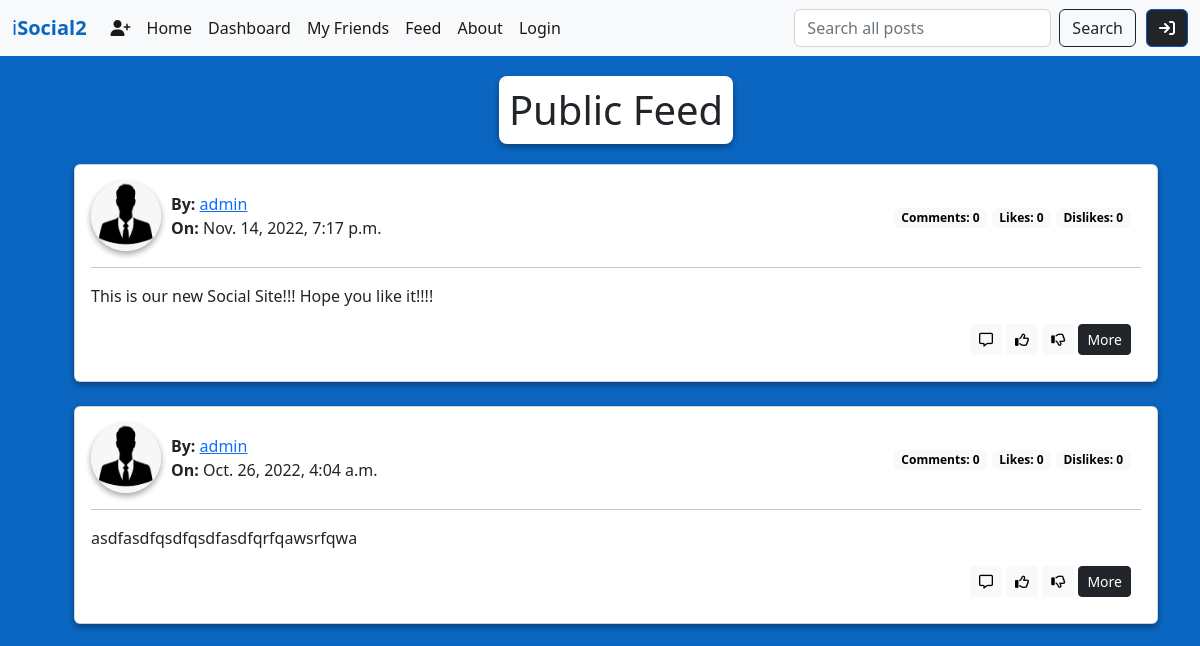
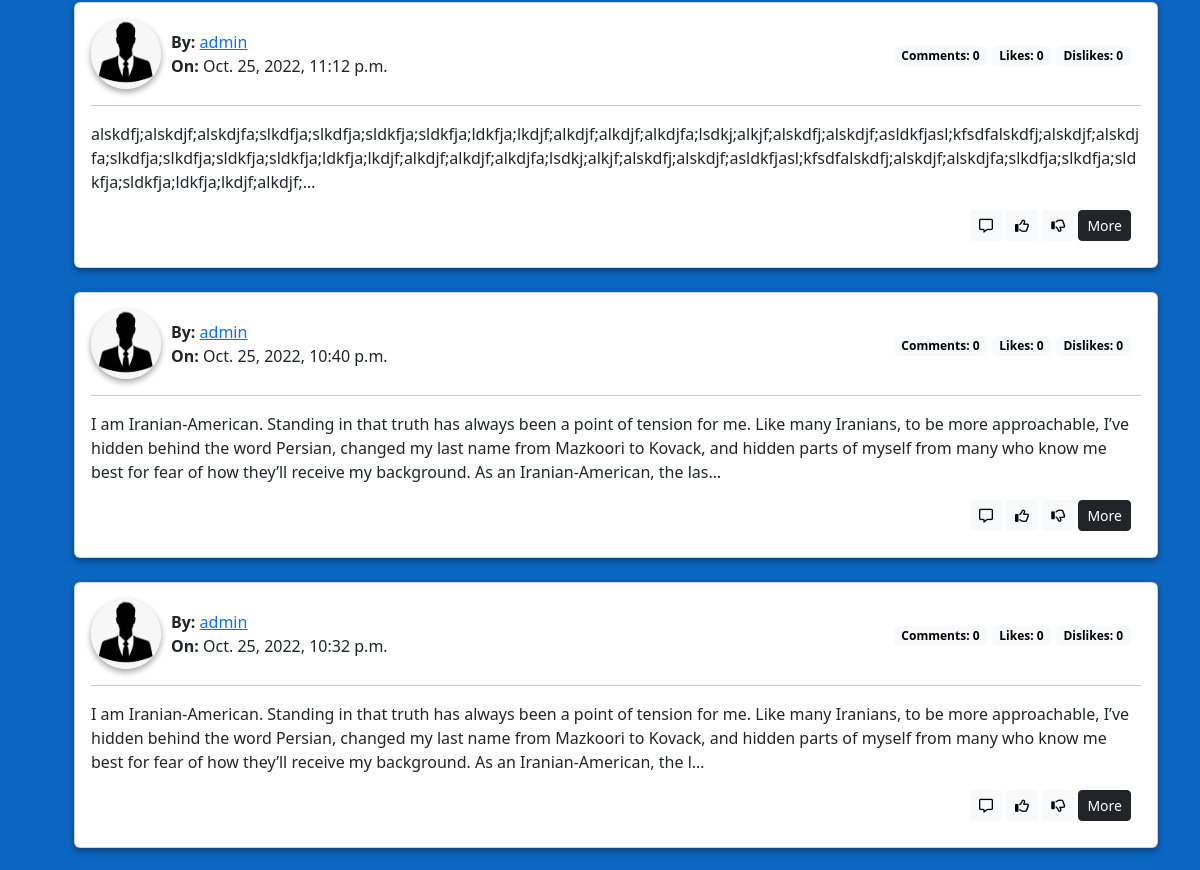
The app's page /posts/ (upper part), older data (2 pictures, top to bottom).
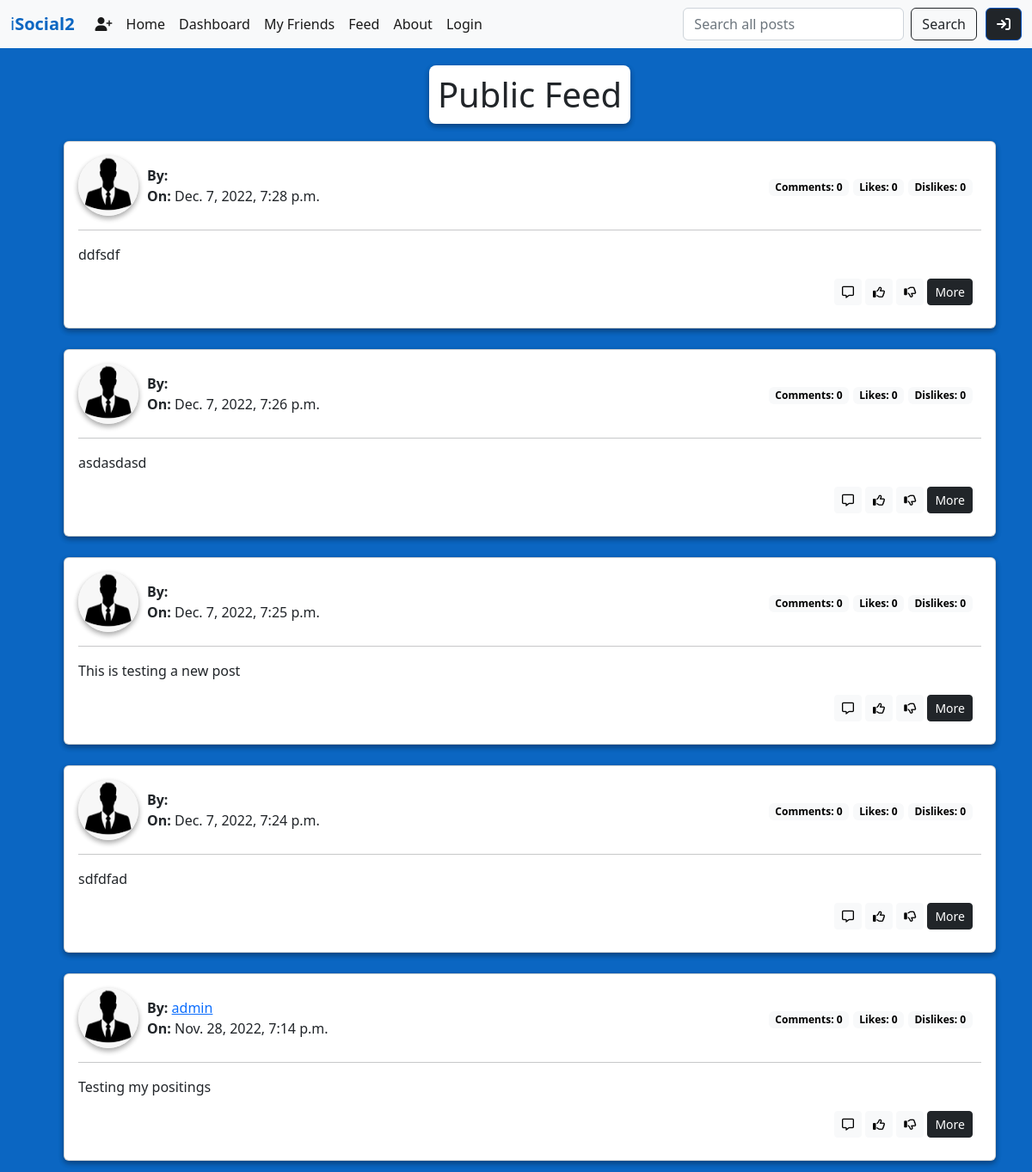
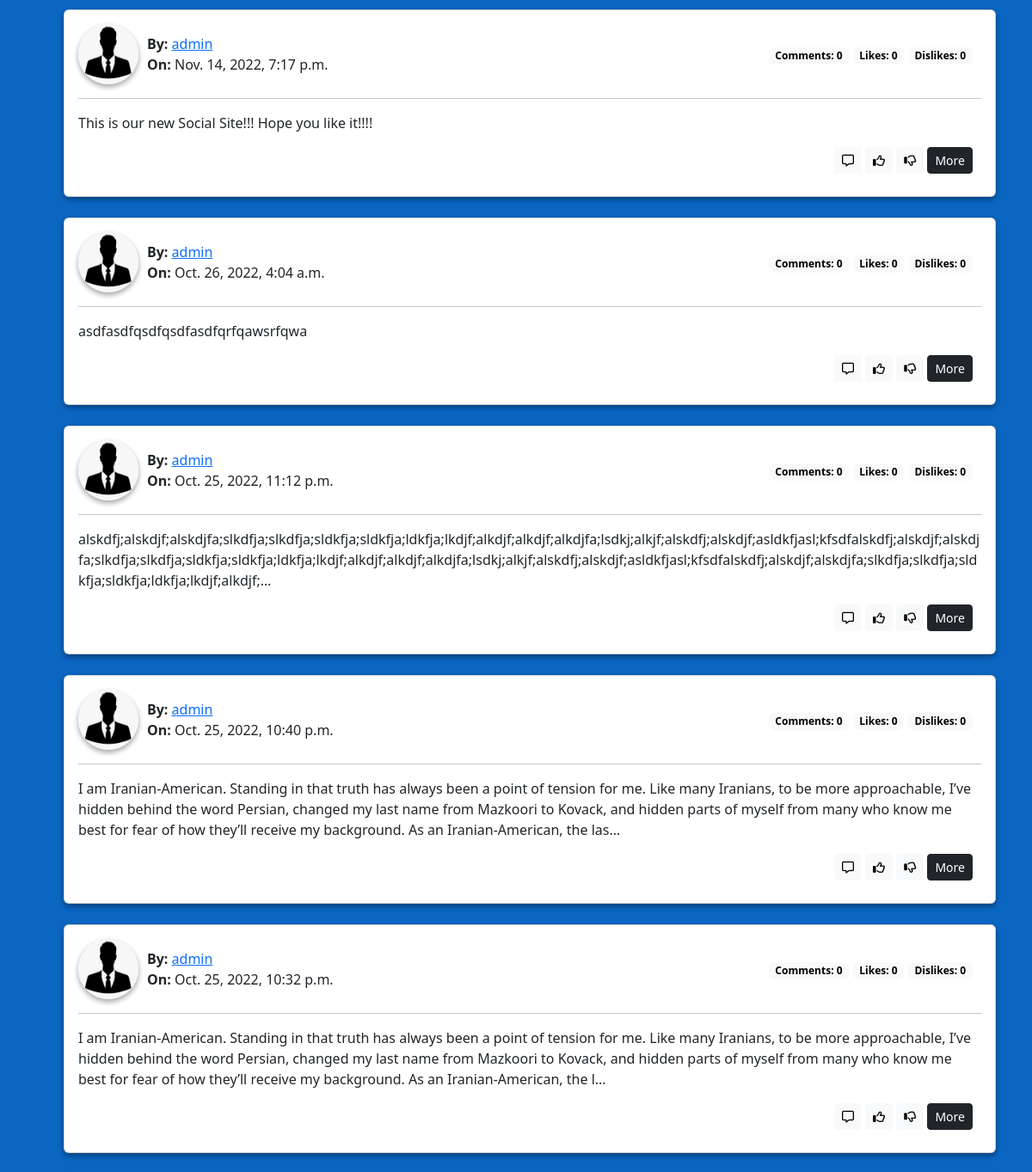
The same page, newer data (2 pictures, top to bottom).
### posts/models.py (models this page shows)
class Post(models.Model):
    body = models.TextField()
    comments = models.IntegerField(default=0)
    likes = models.IntegerField(default=0)
    dislikes = models.IntegerField(default=0)
    created_on = models.DateTimeField(
        auto_now_add=True,
        null=True,
        blank=True)
    poster = models.ForeignKey(
        get_user_model(),
        on_delete=models.CASCADE,
        null=False)

### accounts/models.py (models this page shows)
class CustomUser(AbstractUser):
    email = models.EmailField(blank=True, default='', unique=True)
    first_name = models.CharField(max_length=255, blank=True, default='')
    last_name = models.CharField(max_length=255, blank=True, default='')
    username = models.CharField(max_length=255, blank=True, default='', unique=True)

### posts/views.py (the view)
# urls.py: path('', PostListView.as_view(), name='post_list'),
class PostListView(ListView):
    template_name = "posts/post_list.html"
    model = Post
    def get_context_data(self, **kwargs): #Keyword arguments. All list views have this get_context_data() method.
        context = super().get_context_data(**kwargs) # The get method returns records that matched the name = "published". you can also use it like this, .get(name="published")
        context["post_list"] = Post.objects.order_by("created_on"
        ).reverse()
        return context

### templates/posts/post_list.html (shortened to what this page needs)
{% extends 'base.html' %}
{% block content %}
<ul>
    {% if post_list %}
    <h1 class="on-blue-message">Public Feed</h1>
    {% for post in post_list %}
    <div class="card box">
        <div class="card-body">
            <div class="post-top">
                <div  class="post-top">
                    <div>
                        <img src="/static/img/male.jpeg" alt="default user pic" width="70" height="70" class="profile-pic">
                    </div>
                    <div>
                        <div>
                            <strong>By:</strong> <a href="#"> {{ post.poster }} </a>
                        </div>
                        <div>
                            <strong> On:</strong> {{ post.created_on }}
                        </div>
                    </div>
                </div>
                <div class="author-options">
                    <span class="badge text-bg-light"><strong>Comments:</strong> {{ post.comments }}</span>
                    <span class="badge text-bg-light"><strong>Likes:</strong> {{ post.likes }}</span>
                    <span class="badge text-bg-light"><strong>Dislikes:</strong> {{ post.dislikes }}</span>
                </div>
            </div>
            <hr>
            <p class="card-text">{{ post.body|truncatechars:350 }}</p>
            <div class="author-options">
                {% if user != post.poster %}
                <a href="#" class="btn btn-sm btn-light">
                    <i class="fa-regular fa-message"></i>
                </a>
                <a href="#" class="btn btn-sm btn-light">
                    <i class="fa-regular fa-thumbs-up"></i>
                </a>
                <a href="#" class="btn btn-sm btn-light">
                    <i class="fa-regular fa-thumbs-down"></i>
                </a>
                <a href="{% url 'post_detail' post.id %}" class="btn btn-dark btn-sm">
                    More
                </a>
                {% endif %}
            </div>
        </div>
    </div>
    <br />
    {% endfor %}
    {% else %}
    <h1>Awwww!</h1>
    <h1>Currently no Posts!</h1>
    {% endif %}
    {% endblock content %}

Row changes from the older to the newer data that the page shows:
added Post: created_on "Dec. 7, 2022, 7:28 p.m.", comments "0", likes "0", dislikes "0", body "ddfsdf"
added Post: created_on "Dec. 7, 2022, 7:26 p.m.", comments "0", likes "0", dislikes "0", body "asdasdasd"
added Post: created_on "Dec. 7, 2022, 7:25 p.m.", comments "0", likes "0", dislikes "0", body "This is testing a new post"
added Post: created_on "Dec. 7, 2022, 7:24 p.m.", comments "0", likes "0", dislikes "0", body "sdfdfad"
added Post: poster "admin", created_on "Nov. 28, 2022, 7:14 p.m.", comments "0", likes "0", dislikes "0", body "Testing my positings", shows "More"
